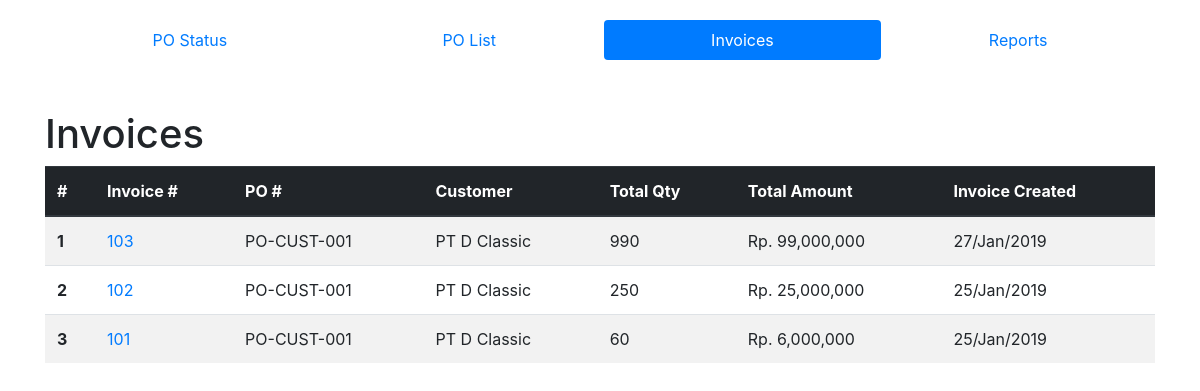
The app's page /masterdata/all-invoices/ (signed in) with its own data.
### masterdata/models.py (models this page shows, shortened)
class PoOrder(models.Model):
	created_at = models.DateTimeField(auto_now_add=True)
	customer = models.ForeignKey(Customer)
	po_supplier = models.CharField(max_length=50, unique=True)
	po_customer = models.CharField(max_length=50, unique=True)
	ready_date = models.DateTimeField()
	shipment_date = models.DateTimeField()
	status = models.CharField(
		max_length=10,
		choices=PO_STATUS,
		default='open'
	)
	edited_at = models.DateTimeField(auto_now=True)
	class Meta:
		verbose_name = 'PO Order'

class Invoice(models.Model):
	created_at = models.DateTimeField(auto_now_add=True)
	invoice_no = models.IntegerField(default=0)
	po_customer = models.ForeignKey(PoOrder)
	code = models.ForeignKey(Product)
	send_to_be_shipped = models.IntegerField(default=0)

class third_party_data(models.Model):
	since = models.DateTimeField(auto_now_add=True)
	name = models.CharField(max_length=150, unique=True)
	name_id = models.CharField(
		max_length=200,
		unique=True,
		help_text='All lowercase and no space'
	)
	contact_person = models.CharField(max_length=100)
	address = models.TextField()
	phone = models.CharField(max_length=50)
	email = models.EmailField(max_length=150, unique=True)
	is_active = models.BooleanField(default=True, help_text='Check if active')
	class Meta:
		abstract = True

class Customer(third_party_data):
	brand_name = models.CharField(
		max_length=150,
		blank=True,
		help_text='If no brand, could be empty'
	)

class Product(models.Model):
	created_at = models.DateTimeField(auto_now_add=True)
	no = models.CharField(
		max_length=100,
		help_text='Unique master code for all sizes and colors, example: MSN001'
	)
	code = models.CharField(
		max_length=100,
		unique=True,
		help_text='Unique product code with size and color codes, example: MSN001_BLK_XL'
	)
	name = models.CharField(max_length=200, help_text='Product name')
	description = models.TextField()
	size = models.CharField(max_length=20)
	color = models.CharField(max_length=20)
	category = models.CharField(max_length=100)
	collection = models.CharField(max_length=150, blank=True)
	supplier = models.ForeignKey(Supplier, to_field='name_id')
	brand_name = models.CharField(max_length=150, blank=True)
	prod_price = models.IntegerField(default=0, help_text='Production price')
	pub_price = models.IntegerField(default=0)
	retail_price = models.IntegerField(default=0)
	is_active = models.BooleanField(default=True, help_text='Check if active')
	edited_at = models.DateTimeField(auto_now=True)
	image = models.ImageField(default='images/noimage.jpg', upload_to='images')
	class Meta:
		verbose_name = 'Master Product'
		ordering = ['code']

### masterdata/views.py (the view)
@login_required
def all_invoices(request):
	all_invoices = Invoice.objects.all().values('invoice_no', 'po_customer').order_by('-invoice_no').distinct()
	context = {
		'page_title': 'Invoices',
		'all_invoices': all_invoices,
	}
	return render(request, 'masterdata/all_invoices.html', context)

### masterdata/templatetags/masterdata_extras.py (called while the page is built)
@register.filter('get_po')
def get_po(value):
    return PoOrder.objects.get(pk=value).po_customer

@register.filter('get_cust_name')
def get_cust_name(value):
    invoices = Invoice.objects.filter(invoice_no=value)
    cust_name = ''
    for invoice in invoices:
    	cust_name = invoice.po_customer.customer.name
    return cust_name

@register.filter('get_inv_date')
def get_inv_date(value):
    invoices = Invoice.objects.filter(invoice_no=value)
    inv_date = ''
    for invoice in invoices:
    	inv_date = invoice.created_at
    return inv_date

@register.filter('get_total_qty')
def get_total_qty(value):
    invoices = Invoice.objects.filter(invoice_no=value)
    total_qty = 0
    for invoice in invoices:
    	total_qty += invoice.send_to_be_shipped
    return total_qty

@register.filter('get_total_amount')
def get_total_amount(value):
    invoices = Invoice.objects.filter(invoice_no=value)
    total_amount = 0
    for invoice in invoices:
    	total_amount += (invoice.send_to_be_shipped * invoice.code.pub_price)
    return total_amount

### masterdata/templates/masterdata/all_invoices.html (shortened to what this page needs)
{% extends "layout.html" %}
{% load masterdata_extras %}
{% load humanize %}
{% block content %}
	<h1>{{ page_title }}</h1>
	<div class="table-responsive-md">
		<table class="table table-striped">
			<thead class="thead-dark">
				<tr>
					<th scope="col">#</th>
					<th scope="col">Invoice #</th>
					<th scope="col">PO #</th>
					<th scope="col">Customer</th>
					<th scope="col">Total Qty</th>
					<th scope="col">Total Amount</th>
					<th scope="col">Invoice Created</th>
				</tr>
			</thead>
			<tbody>
			{% for invoice in all_invoices  %}
				<tr>
					<th scope="row">{{ forloop.counter }}</th>
					<td><a href="{% url 'masterdata:display_invoice' pk=invoice.invoice_no %}" target="_blank">{{ invoice.invoice_no }}</a></td>
					<td>{{ invoice.po_customer|get_po }}</td>
					<td>{{ invoice.invoice_no|get_cust_name }}</td>
					<td>{{ invoice.invoice_no|get_total_qty|intcomma }}</td>
					<td>Rp. {{ invoice.invoice_no|get_total_amount|intcomma }}</td>
					<td>{{ invoice.invoice_no|get_inv_date|date:"d/M/Y" }}</td>
				</tr>
			{% endfor %}
			</tbody>
		</table>
	</div>
{% endblock content %}

### records on screen
PoOrder: po_customer|get_po "PO-CUST-001" "PO-CUST-001" "PO-CUST-001"
Invoice: invoice_no|get_cust_name "PT D Classic", invoice_no|get_total_qty "990", invoice_no|get_total_amount "99,000,000", invoice_no|get_inv_date "27/Jan/2019"
Invoice: invoice_no|get_cust_name "PT D Classic", invoice_no|get_total_qty "250", invoice_no|get_total_amount "25,000,000", invoice_no|get_inv_date "25/Jan/2019"
Invoice: invoice_no|get_cust_name "PT D Classic", invoice_no|get_total_qty "60", invoice_no|get_total_amount "6,000,000", invoice_no|get_inv_date "25/Jan/2019"

### other values on screen
{{ page_title }} "Invoices"
{{ invoice.invoice_no }} "103" "102" "101"
